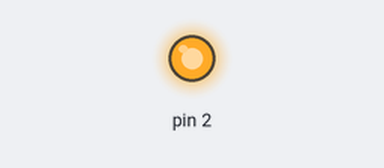
Bench run of a sketch on a simulated Arduino Uno, built with avr-gcc and run on an emulated ATmega328P. Parts: output pins drawn as LEDs (lit = HIGH).

Above: at 0.1 s.
Timing chart, 0 to 1.6 s (numbered marks = the images above):
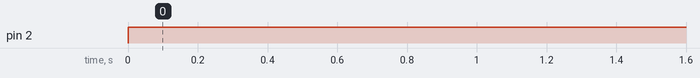

Measured:
- by itself, pin 2: LOW → HIGH at 0.00 s

The sketch:

lab_10_dc_motor1.ino
```cpp
// C++ code
//
void setup()
{
  pinMode(2, OUTPUT);
}

void loop()
{
  digitalWrite(2, HIGH);
  delay(1000); // Wait for 1000 millisecond(s)
}
```
